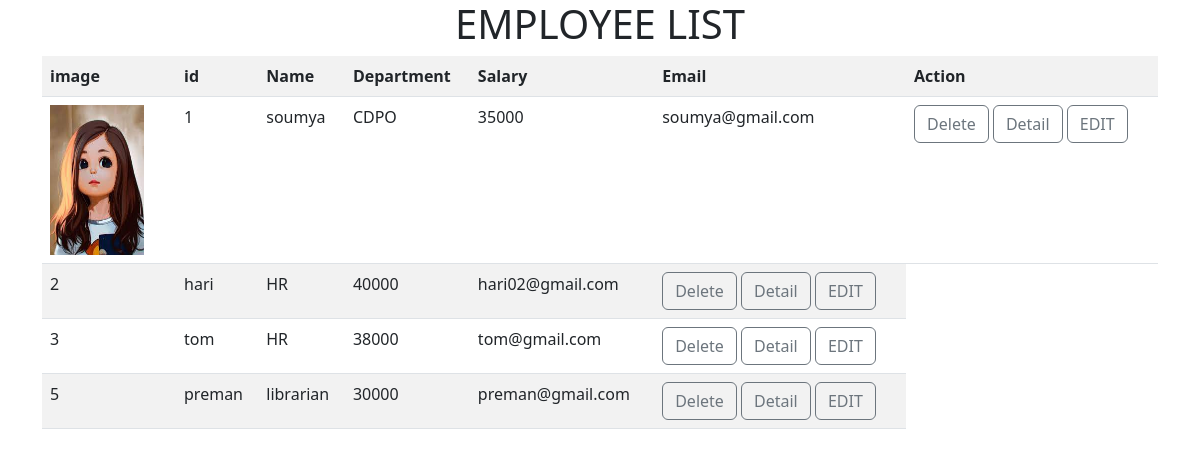
/emp/list/, run on the app's committed database.
### crm/models.py (models this page shows, shortened)
class Employee(models.Model):
    name=models.CharField(max_length=250)
    department=models.CharField(max_length=250)
    options=(
        ("male","male"),
        ("female","female"),
        ("other","other")
    )
    gender=models.CharField(max_length=200,choices=options,default="female")
    salary=models.PositiveIntegerField()
    email=models.EmailField()
    profile_pic=models.ImageField(upload_to="images",null=True,blank=True)
    address=models.CharField(max_length=250)

### crm/views.py (the view)
# urls.py: path("emp/list/",crm_views.EmployeeListView.as_view(),name="emp-list"),
class EmployeeListView(View):
    def get(self,request,*args,**kwargs):
        form=EmployeeForm()
        qs=Employee.objects.all()
        return render(request,"emp-list.html",{"employees":qs})

### crm/templates/emp-list.html (shortened to what this page needs)
<!DOCTYPE html>
<html lang="en">
<head>
    <link href="https://cdn.jsdelivr.net/npm/bootstrap@5.3.0-alpha1/dist/css/bootstrap.min.css" rel="stylesheet">
</head>
<body>
<div class="container">
    <h1 class="text-center">EMPLOYEE LIST</h1>
    <table class="table table-striped">
        <tr>
            <th>image</th>
            <th>id</th>
            <th>Name</th>
            <th>Department</th>
            <th>Salary</th>
            <th>Email</th>
            <th>Action</th>
        </tr>
        {%for emp in employees%}
        <tr>
            {%if emp.profile_pic%}
            <td>
                <img src="{{emp.profile_pic.url}}" alt="" width="80%" height="150px">
            </td>
            {%endif%}
            <td>{{emp.id}}</td>
            <td>{{emp.name}}</td>
            <td>{{emp.department}}</td>
            <td>{{emp.salary}}</td>
            <td>{{emp.email}}</td>
            <td>
                <a href="{%url 'emp-remove' emp.id%}" class="btn btn-outline-secondary">Delete</a>
                <a href="{%url 'emp-detail' emp.id%}" class="btn btn-outline-secondary">Detail</a>
                <a href="{%url 'emp-edit' emp.id%}" class="btn btn-outline-secondary">EDIT</a>
            </td>
        </tr>
        {%endfor%}
    </table>
</div>
</body>
</html>

### data on the page
Employee: profile_pic (picture), id "1", name "soumya", department "CDPO", salary "35000", email "soumya@gmail.com"
Employee: id "2", name "hari", department "HR", salary "40000", email "hari02@gmail.com"
Employee: id "3", name "tom", department "HR", salary "38000", email "tom@gmail.com"
Employee: id "5", name "preman", department "librarian", salary "30000", email "preman@gmail.com"
